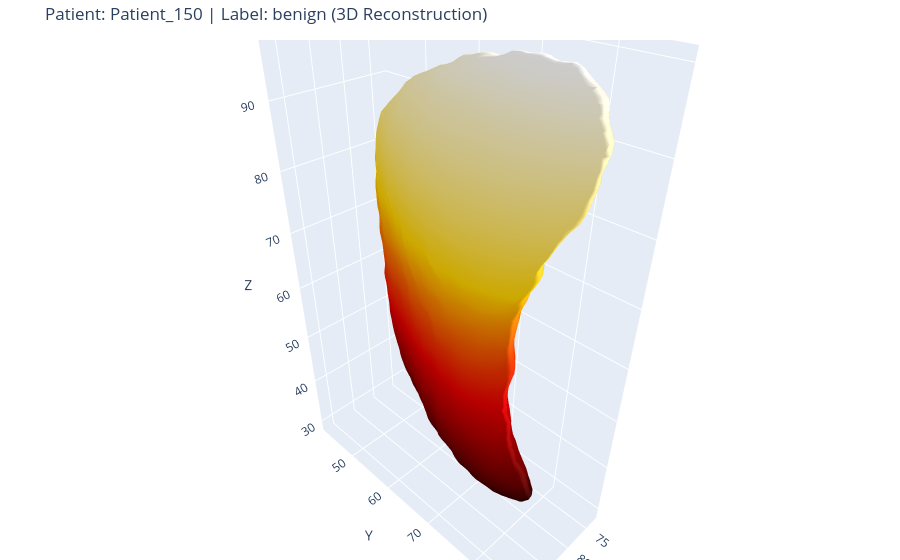
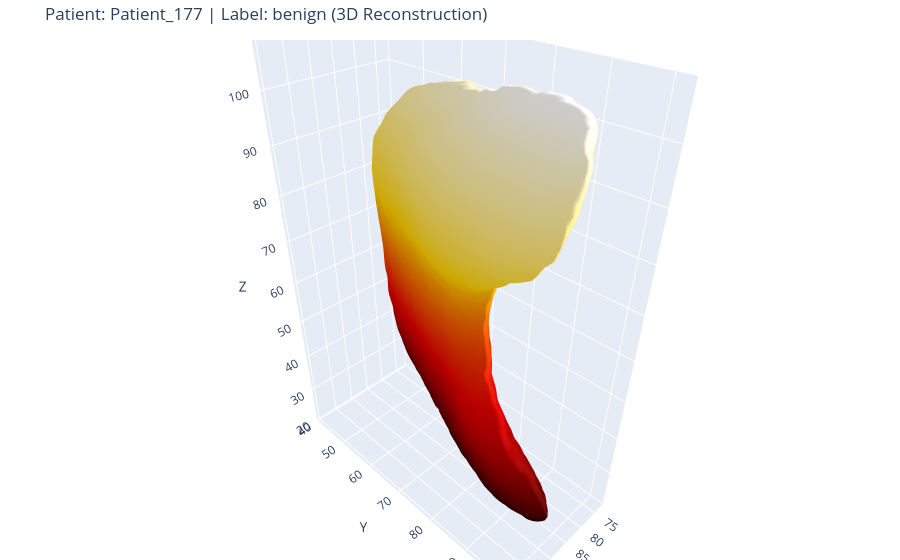
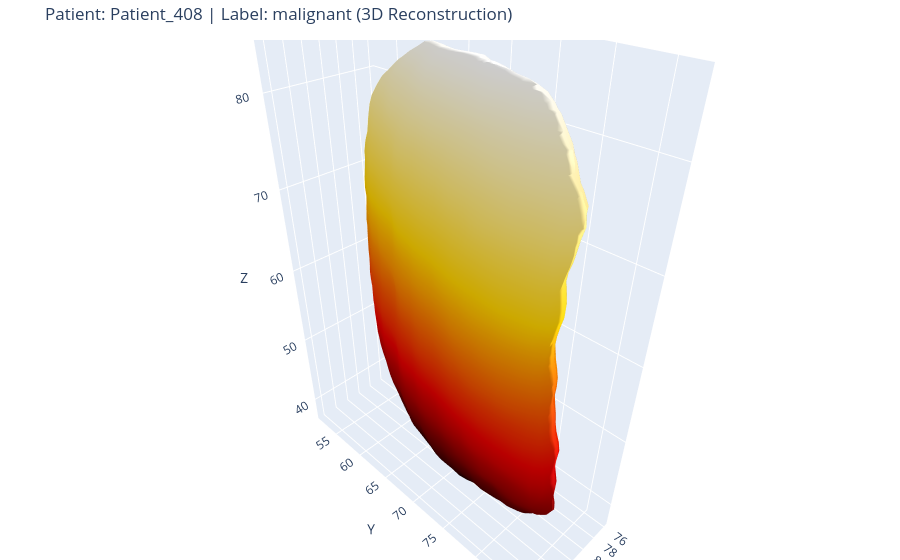
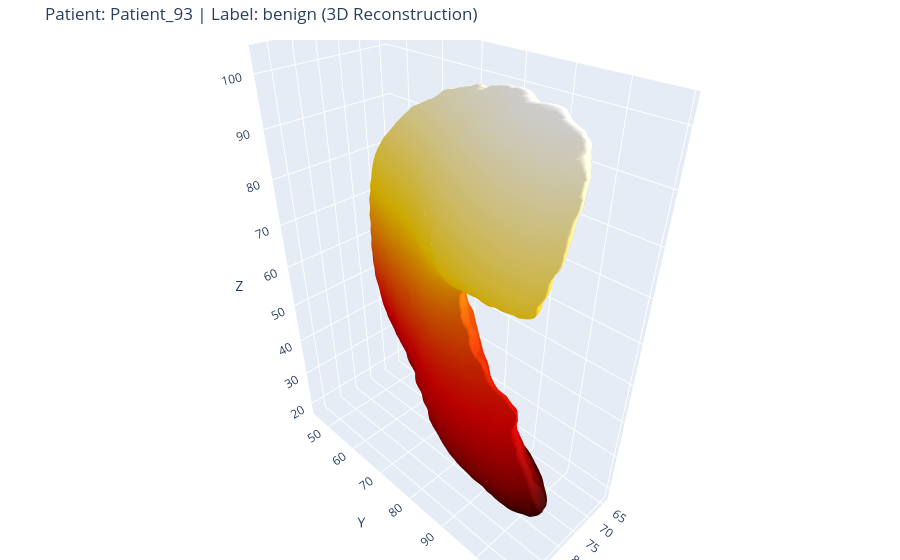

Here is the notebook cell these charts were saved with, in order:
### Markdown cell above
## Post-Training 3D Visualization (Local Laptop)
Run this cell to perform inference using explicit local Windows paths.

### Code cell
# ════════════════════════════════════════════════════════════════
# 3D VISUALIZATION OF RANDOM PATIENTS (LAPTOP LOCAL)
# ════════════════════════════════════════════════════════════════
import random
import io
from IPython.display import display, Image
import torch
from pathlib import Path
from skimage.measure import marching_cubes
from scipy.ndimage import gaussian_filter
import plotly.graph_objects as go

# Ensure models and dataset imports are available
from models import UNet, Encoder2D, Decoder3D
from train import build_patient_groups, PatientDataset

def visualize_random_patients_local(n=5):
    device = torch.device("cuda" if torch.cuda.is_available() else "cpu")
    print(f"Using device: {device}")
    
    # Hardcoded Absolute Paths for your Laptop
    unet_ckpt = r"C:\Users\LENOVO THINKPAD T14\Documents\PROPOSAL TA\files\Rodriguez-Guerrero Dataset\Breast Thermography\3D Reconstruction\UNET_Segmentation\breast_segmentation_unet_best_gpu.pth"
    tiff_base = r"C:\Users\LENOVO THINKPAD T14\Documents\PROPOSAL TA\files\Rodriguez-Guerrero Dataset\Breast Thermography\3D Reconstruction\data\organized_by_patient"
    ckpt_path = Path(r"C:\Users\LENOVO THINKPAD T14\Documents\PROPOSAL TA\files\Rodriguez-Guerrero Dataset\Breast Thermography\3D Reconstruction\UNET_Segmentation\3DBreastnet\checkpoints_3d\3dbreastnet_best.pth")
    
    if not ckpt_path.exists():
        print(f"Error: No trained model found at {ckpt_path}.")
        return
        
    print("Loading checkpoints...")
    
    unet = UNet().to(device)
    unet.load_state_dict(torch.load(unet_ckpt, map_location=device, weights_only=False))
    unet.eval()
    
    ckpt = torch.load(ckpt_path, map_location=device, weights_only=False)
    enc = Encoder2D().to(device)
    dec = Decoder3D().to(device)
    enc.load_state_dict(ckpt["enc"])
    dec.load_state_dict(ckpt["dec"])
    enc.eval(); dec.eval()
    
    print(f"Loading patient list from {tiff_base}...")
    groups = build_patient_groups(tiff_base)
    if len(groups) == 0: 
        print("No patients found. Check dataset path.")
        return
    
    selected = random.sample(groups, min(n, len(groups)))
    dataset = PatientDataset(selected, unet, device)
    
    print(f"Generating 3D models for {len(selected)} patients...")
    
    for i in range(len(dataset)):
        item = dataset[i]
        pid, label = item["patient_id"], item["label"]
        m5 = item["masks_5ch"].unsqueeze(0).to(device)
        
        with torch.no_grad(), torch.amp.autocast("cuda", enabled=torch.cuda.is_available()):
            vol = dec(enc(m5))
        vol_np = vol[0, 0].cpu().numpy()
        vol_np = gaussian_filter(vol_np, sigma=1.0)
        
        try:
            verts, faces, normals, values = marching_cubes(vol_np, level=0.5)
            fig = go.Figure(data=[
                go.Mesh3d(
                    x=verts[:, 0], y=verts[:, 1], z=verts[:, 2],
                    i=faces[:, 0], j=faces[:, 1], k=faces[:, 2],
                    colorscale='Hot',
                    intensity=verts[:, 2],
                    showscale=False
                )
            ])
            fig.update_layout(
                title=f"Patient: {pid} | Label: {label} (3D Reconstruction)",
                scene=dict(
                    xaxis_title='X', yaxis_title='Y', zaxis_title='Z',
                    aspectmode='data'
                ),
                margin=dict(l=0, r=0, b=0, t=40)
            )
            fig.show()
        except ValueError:
            print(f"Could not generate 3D mesh for {pid} (volume might be empty).")

# Run it!
visualize_random_patients_local(n=5)

### Figure 1 — Plotly figure (JSON) as saved in the notebook; plotly's stock layout.template omitted (floating-point values rounded to 4 significant figures; data arrays with more than 128 entries replaced by an {"elided": "..."} marker saying what was removed)
{"data": [{"colorscale": [[0, "rgb(0,0,0)"], [0.3333, "rgb(230,0,0)"], [0.6667, "rgb(255,210,0)"], [1, "rgb(255,255,255)"]], "i": {"elided": "16132 int values"}, "intensity": {"elided": "8068 float values"}, "j": {"elided": "16132 int values"}, "k": {"elided": "16132 int values"}, "showscale": false, "type": "mesh3d", "x": {"elided": "8068 float values"}, "y": {"elided": "8068 float values"}, "z": {"elided": "8068 float values"}}], "layout": {"margin": {"b": 0, "l": 0, "r": 0, "t": 40}, "scene": {"aspectmode": "data", "xaxis": {"title": {"text": "X"}}, "yaxis": {"title": {"text": "Y"}}, "zaxis": {"title": {"text": "Z"}}}, "title": {"text": "Patient: Patient_150 | Label: benign (3D Reconstruction)"}}}

### Figure 2 — Plotly figure (JSON) as saved in the notebook; plotly's stock layout.template omitted (floating-point values rounded to 4 significant figures; data arrays with more than 128 entries replaced by an {"elided": "..."} marker saying what was removed)
{"data": [{"colorscale": [[0, "rgb(0,0,0)"], [0.3333, "rgb(230,0,0)"], [0.6667, "rgb(255,210,0)"], [1, "rgb(255,255,255)"]], "i": {"elided": "26736 int values"}, "intensity": {"elided": "13370 float values"}, "j": {"elided": "26736 int values"}, "k": {"elided": "26736 int values"}, "showscale": false, "type": "mesh3d", "x": {"elided": "13370 float values"}, "y": {"elided": "13370 float values"}, "z": {"elided": "13370 float values"}}], "layout": {"margin": {"b": 0, "l": 0, "r": 0, "t": 40}, "scene": {"aspectmode": "data", "xaxis": {"title": {"text": "X"}}, "yaxis": {"title": {"text": "Y"}}, "zaxis": {"title": {"text": "Z"}}}, "title": {"text": "Patient: Patient_177 | Label: benign (3D Reconstruction)"}}}

### Figure 3 — Plotly figure (JSON) as saved in the notebook; plotly's stock layout.template omitted (floating-point values rounded to 4 significant figures; data arrays with more than 128 entries replaced by an {"elided": "..."} marker saying what was removed)
{"data": [{"colorscale": [[0, "rgb(0,0,0)"], [0.3333, "rgb(230,0,0)"], [0.6667, "rgb(255,210,0)"], [1, "rgb(255,255,255)"]], "i": {"elided": "8672 int values"}, "intensity": {"elided": "4338 float values"}, "j": {"elided": "8672 int values"}, "k": {"elided": "8672 int values"}, "showscale": false, "type": "mesh3d", "x": {"elided": "4338 float values"}, "y": {"elided": "4338 float values"}, "z": {"elided": "4338 float values"}}], "layout": {"margin": {"b": 0, "l": 0, "r": 0, "t": 40}, "scene": {"aspectmode": "data", "xaxis": {"title": {"text": "X"}}, "yaxis": {"title": {"text": "Y"}}, "zaxis": {"title": {"text": "Z"}}}, "title": {"text": "Patient: Patient_408 | Label: malignant (3D Reconstruction)"}}}

### Figure 4 — Plotly figure (JSON) as saved in the notebook; plotly's stock layout.template omitted (floating-point values rounded to 4 significant figures; data arrays with more than 128 entries replaced by an {"elided": "..."} marker saying what was removed)
{"data": [{"colorscale": [[0, "rgb(0,0,0)"], [0.3333, "rgb(230,0,0)"], [0.6667, "rgb(255,210,0)"], [1, "rgb(255,255,255)"]], "i": {"elided": "27916 int values"}, "intensity": {"elided": "13960 float values"}, "j": {"elided": "27916 int values"}, "k": {"elided": "27916 int values"}, "showscale": false, "type": "mesh3d", "x": {"elided": "13960 float values"}, "y": {"elided": "13960 float values"}, "z": {"elided": "13960 float values"}}], "layout": {"margin": {"b": 0, "l": 0, "r": 0, "t": 40}, "scene": {"aspectmode": "data", "xaxis": {"title": {"text": "X"}}, "yaxis": {"title": {"text": "Y"}}, "zaxis": {"title": {"text": "Z"}}}, "title": {"text": "Patient: Patient_93 | Label: benign (3D Reconstruction)"}}}
